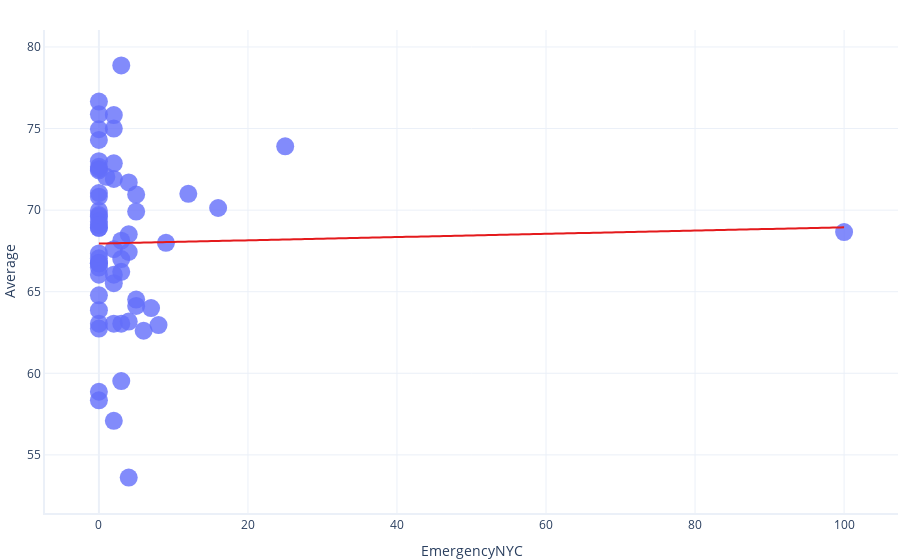

Source (notebook cell):
### Code cell
model1 = smf.ols(formula=formula, data = train).fit()
graphing.scatter_2D(train, "EmergencyNYC", "Average", trendline = lambda x: model1.params[1] * x + model1.params[0])
